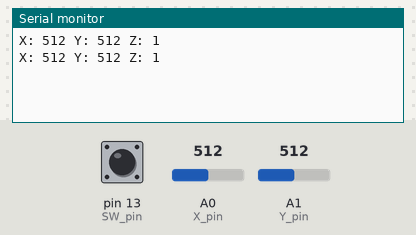
A sketch run on a simulated Arduino Uno, built with avr-gcc and run on an emulated ATmega328P. Shown: the last lines printed to the serial monitor. The inputs (shaded band) are chosen by the test bench; at power-on: A0 (X_pin) = 512, A1 (Y_pin) = 512, pin 13 (SW_pin) HIGH.

Above: at 2.8 s.
2.9 s: A0 (X_pin) set to 716
At 5.2 s:
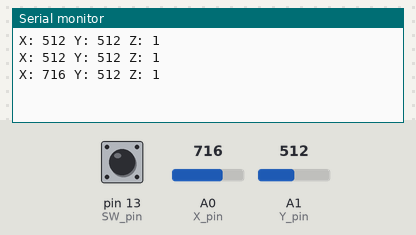
5.6 s: A1 (Y_pin) set to 716
At 6.9 s:
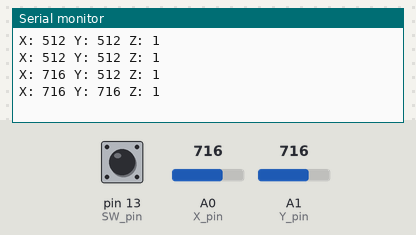
8.3 s: pin 13 (SW_pin) pulled LOW for 2.35 s
At 11.2 s:
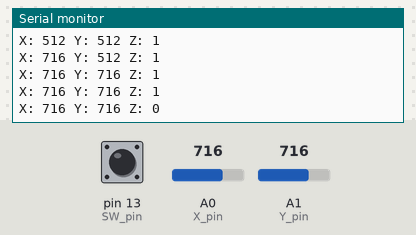
12.1 s: A0 (X_pin) set to 900
At 12.1 s:
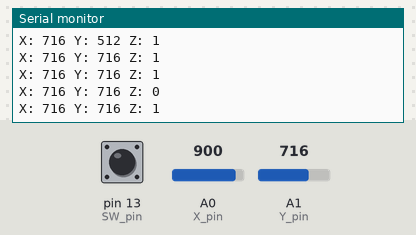
14.8 s: A1 (Y_pin) set to 900
At 17.0 s:
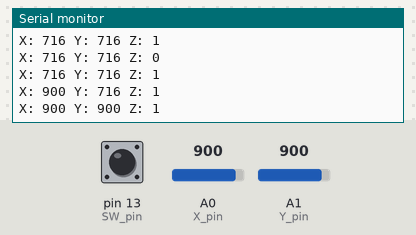
17.5 s: pin 13 (SW_pin) pulled LOW for 2.35 s
At 18.6 s:
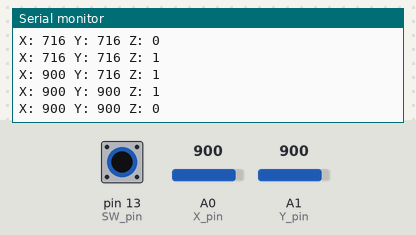
Timing chart, 0 to 20.5 s (numbered marks = the images above; inputs shaded):
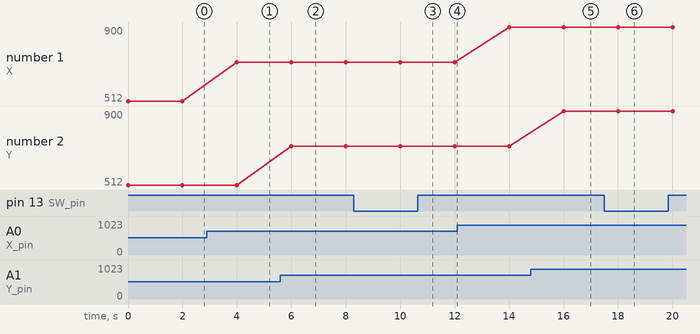

The sketch:

joystick_test.ino
```cpp
const int SW_pin = 13; // digital pin connected to SW
const int X_pin = 0; // analog pin connected to VRx
const int Y_pin = 1; // analog pin connected to VRy
void setup() {
  pinMode(SW_pin, INPUT);
  digitalWrite(SW_pin, HIGH);
  Serial.begin(9600);
}
void loop() {
  Serial.print("X: ");
  Serial.print(analogRead(X_pin));
  Serial.print(" Y: ");
  Serial.print(analogRead(Y_pin));
  Serial.print(" Z: ");
  Serial.println(digitalRead(SW_pin));
  delay(2000);
}
```

Measured:
- after the input at 2.9 s, the serial monitor: prints a new line after 1.1 s (image 1)
- after the input at 5.6 s, the serial monitor: prints a new line after 0.40 s (image 2)
- after the input at 8.3 s, the serial monitor: prints a new line after 1.7 s (image 3)
- after the input at 14.8 s, the serial monitor: prints a new line after 1.2 s (image 5)
- after the input at 17.5 s, the serial monitor: prints a new line after 0.51 s (image 6)
- plotted number 1: 512 → 716 after the input at 2.9 s, 716 → 900 after the input at 12.1 s
